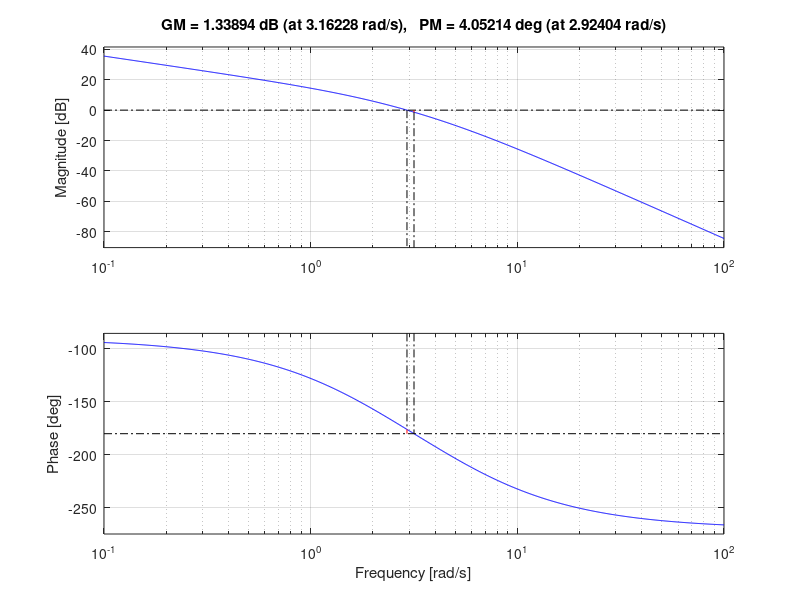

Recreate this plot in MATLAB.
clc
clear
% G=zpk([0],[-1-j -1+j],[1])
% figure(1)
% rlocus(G)
% 
% G2=zpk([-2],[-1-j -1+j -3],[1])
% figure(2)
% rlocus(G2)
% 
% G3=zpk([-2.5],[-1 -2 -3],[1])
% figure(3)
% rlocus(G3)
% 
% G4=zpk([],[-1 -2 -3],[1])
% figure(4)
% rlocus(G4)
% G=zpk([-1.5],[0 -1],[1])
% figure(1)
% rlocus(G)
% 
% G2=zpk([-2],[0 -1],[1])
% figure(2)
% rlocus(G2)
% 
% G3=zpk([-2.5],[0 -1],[1])
% figure(3)
% rlocus(G3)
% 
% G4=zpk([-5],[0 -1 -4],[1])
% figure(4)
% rlocus(G4)
G2=zpk([],[0 -5 -2],[60])
figure(2)
margin(G2) 